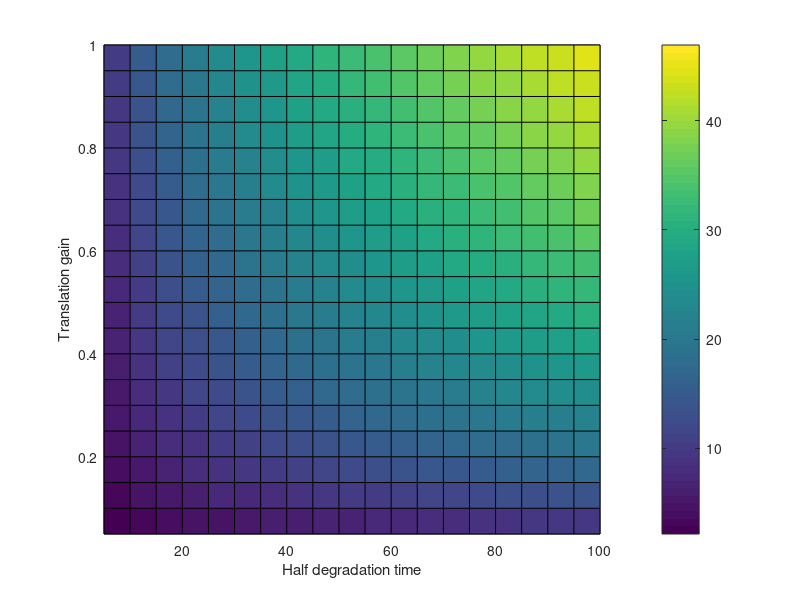

MATLAB code for this plot: (Note: this script raises an error after producing the figure.)
clear;
load('SteadyStateAnalysis_TrslDeg_Repressor_1.mat');
AveALL=Ave;
CVALL=CV;
load('SteadyStateAnalysis_TrslDeg_Repressor_2.mat');
AveALL=Ave+AveALL;
CVALL=CV+CVALL;
load('SteadyStateAnalysis_TrslDeg_Repressor_3.mat');
AveALL=Ave+AveALL;
CVALL=CV+CVALL;
load('SteadyStateAnalysis_TrslDeg_Repressor_4.mat');
AveALL=Ave+AveALL;
CVALL=CV+CVALL;
load('SteadyStateAnalysis_TrslDeg_Repressor_5.mat');
AveALL=Ave+AveALL;
CVALL=CV+CVALL;

figure(1)
pcolor(halfT,trsl,AveALL(:,:,2));
xlabel('Half degradation time')
ylabel('Translation gain')
c=colorbar;
c.Label.String = 'Mean copy number'
figure(2)
pcolor(halfT,trsl,CVALL(:,:,1));
xlabel('Half degradation time')
ylabel('Translation gain')
c=colorbar;
c.Label.String = 'Coefficient of variation'